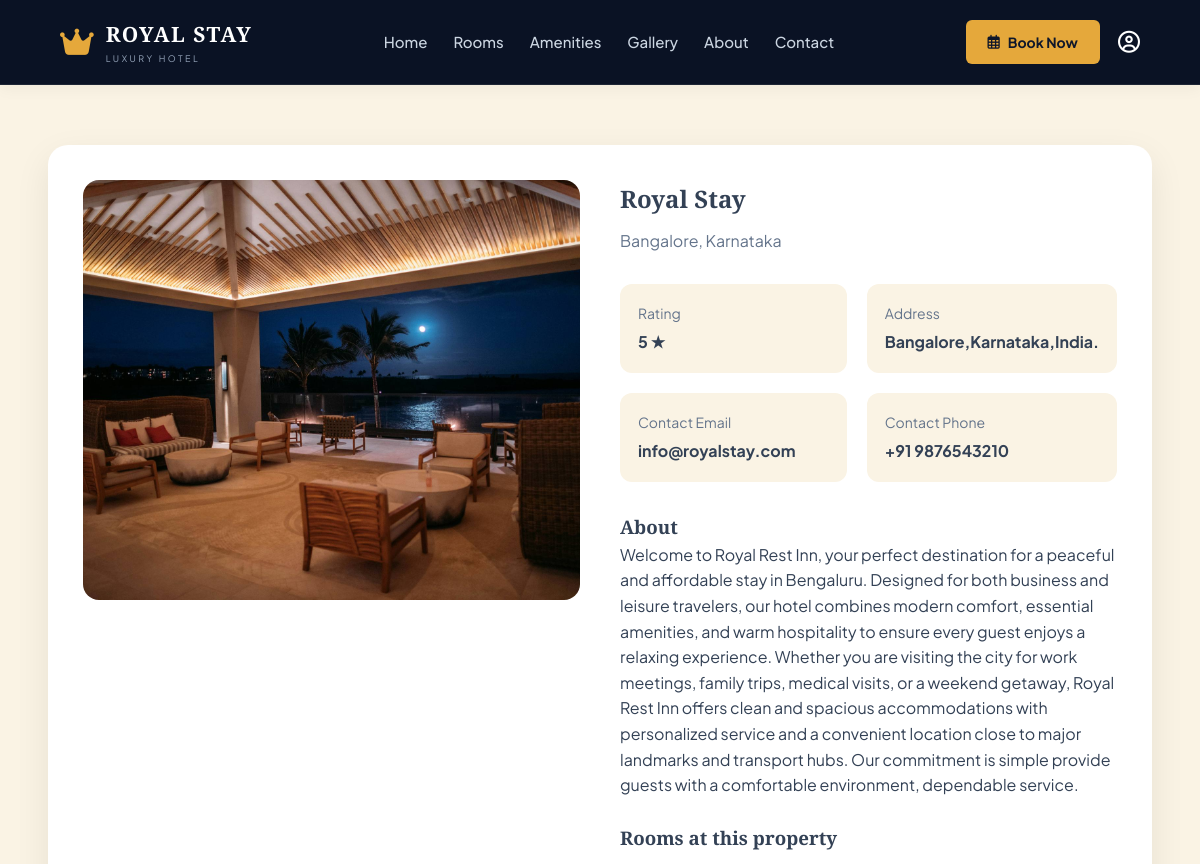
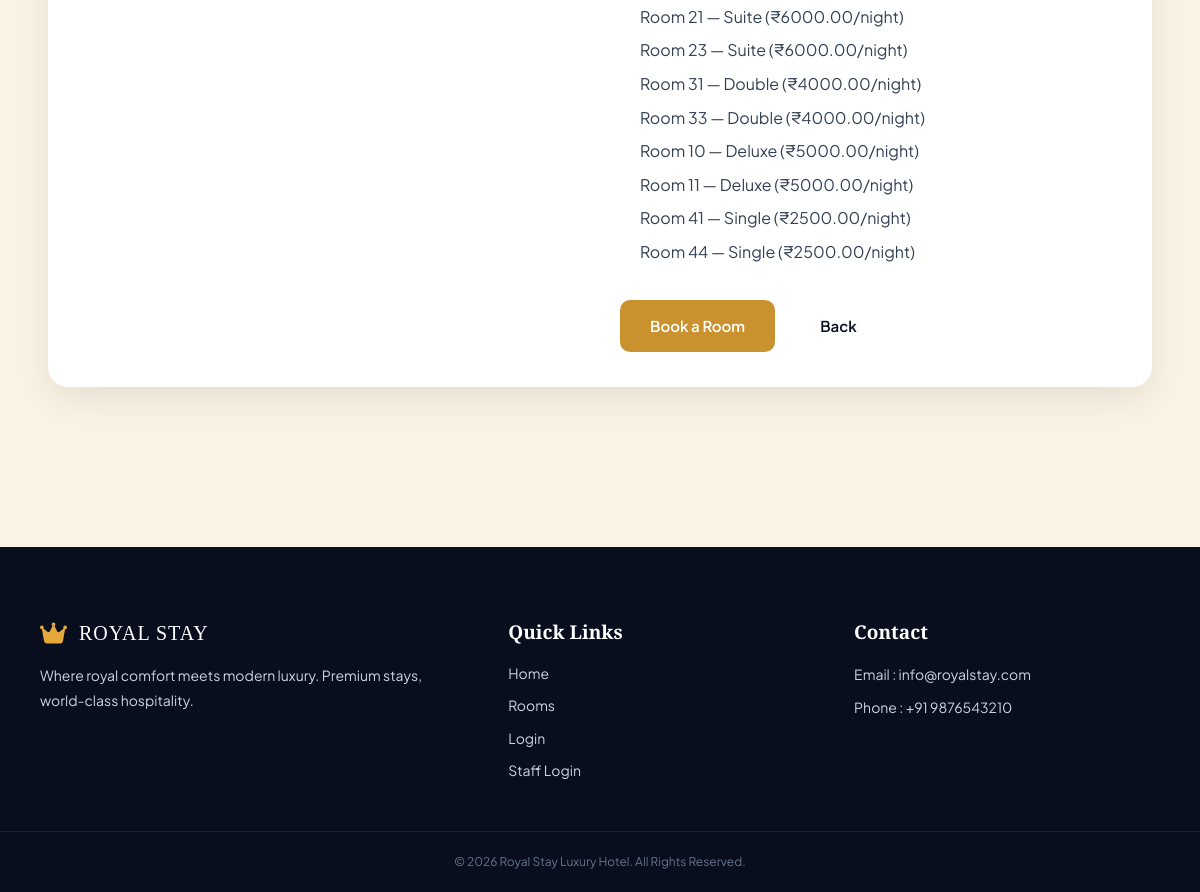
Screenshot of /hotels/1/ with the database file from the repository (2 pictures, top to bottom).
### hotels/models.py (models this page shows, shortened)
class Hotel(models.Model):
    name = models.CharField(max_length=200)
    address = models.CharField(max_length=255)
    city = models.CharField(max_length=100)
    state = models.CharField(max_length=100)
    country = models.CharField(max_length=100, default='India')
    star_rating = models.PositiveSmallIntegerField(default=3)
    description = models.TextField(blank=True)
    amenities = models.JSONField(default=list, blank=True)
    contact_email = models.EmailField()
    contact_phone = models.CharField(max_length=20)
    created_at = models.DateTimeField(auto_now_add=True)
    class Meta:
        ordering = ['name']

### rooms/models.py (models this page shows, shortened)
class Room(models.Model):
    STATUS_CHOICES = [
        ('available', 'Available'),
        ('occupied', 'Occupied'),
        ('maintenance', 'Maintenance'),
        ('cleaning', 'Cleaning'),
    ]
    hotel = models.ForeignKey(Hotel, related_name='rooms', on_delete=models.CASCADE)
    room_type = models.ForeignKey(RoomType, related_name='rooms', on_delete=models.PROTECT)
    room_number = models.CharField(max_length=10)
    floor = models.PositiveSmallIntegerField(default=1)
    status = models.CharField(max_length=20, choices=STATUS_CHOICES, default='available')
    price_override = models.DecimalField(max_digits=10, decimal_places=2, null=True, blank=True)
    class Meta:
        unique_together = ('hotel', 'room_number')
        ordering = ['hotel', 'floor', 'room_number']
    @property
    def price(self):
        return self.price_override or self.room_type.base_price

class RoomType(models.Model):
    name = models.CharField(max_length=100)  # Single, Double, Suite, Deluxe
    base_price = models.DecimalField(max_digits=10, decimal_places=2)
    capacity = models.PositiveSmallIntegerField(default=2)
    amenities = models.JSONField(default=list, blank=True)

### hotels/views.py (the view)
# urls.py: path("hotels/<int:pk>/", views.hotel_detail, name="hotel_detail"),
def hotel_detail(request, pk):
    hotel = get_object_or_404(Hotel, pk=pk)
    return render(
        request,
        "user/hotel_detail.html",
        {
            "hotel": hotel
        }
    )

### templates/user/hotel_detail.html (shortened to what this page needs)
{% extends 'base.html' %}
{% load static %}
{% block extra_css %}
<link rel="stylesheet" href="{% static 'css/detail.css' %}">
{% endblock %}
{% block content %}
<section class="detail-section">
    <div class="container">
        <div class="detail-card">
            <div class="detail-image">
<img src="{% static 'images/hotels/hotel1.jpg' %}" alt="{{ hotel.name }}">
            </div>
            <div class="detail-content">
                <h1>{{ hotel.name }}</h1>
                <p class="room-number">{{ hotel.city }}{% if hotel.state %}, {{ hotel.state }}{% endif %}</p>
                <div class="detail-grid">
                    <div class="detail-item">
                        <span>Rating</span>
                        <strong>{{ hotel.star_rating }} ★</strong>
                    </div>
                    <div class="detail-item">
                        <span>Address</span>
                        <strong>{{ hotel.address }}</strong>
                    </div>
                    <div class="detail-item">
                        <span>Contact Email</span>
                        <strong>{{ hotel.contact_email|default:"—" }}</strong>
                    </div>
                    <div class="detail-item">
                        <span>Contact Phone</span>
                        <strong>{{ hotel.contact_phone|default:"—" }}</strong>
                    </div>
                </div>
                {% if hotel.description %}
                    <h3>About</h3>
                    <p>{{ hotel.description }}</p>
                {% endif %}
                {% if hotel.rooms.all %}
                <h3 style="margin-top:25px;">Rooms at this property</h3>
                <ul class="amenities">
                    {% for room in hotel.rooms.all %}
                    <li>
                        <a href="{% url 'room_detail' room.id %}">
                            Room {{ room.room_number }} — {{ room.room_type.name }} (₹{{ room.price }}/night)
                        </a>
                    </li>
                    {% endfor %}
                </ul>
                {% endif %}
                <div class="detail-buttons">
                    <a href="{% url 'search_rooms' %}?city={{ hotel.city }}" class="btn-primary">Book a Room</a>
                    <a href="{% url 'home' %}" class="btn-secondary">Back</a>
                </div>
            </div>
        </div>
    </div>
</section>
{% endblock %}

### static/css/base.css (style rules this page uses)
:root { --primary:#2563eb; --primary-dark:#1e40af; --secondary:#f59e0b; --dark:#0f172a; --light:#f8fafc; --white:#ffffff; --text:#334155; --muted:#64748b; --border:#e2e8f0; --success:#10b981; --danger:#ef4444; --shadow:0 10px 30px rgba(0,0,0,.08); --shadow-hover:0 20px 45px rgba(0,0,0,.15); --radius:18px; --transition:.35s ease; }
* { margin:0; padding:0; box-sizing:border-box; }
html { scroll-behavior:smooth; }
body { font-family:'Poppins',sans-serif; background:#FAF3E4; color:var(--text); line-height:1.6; }
img { width:100%; display:block; }
a { text-decoration:none; color:inherit; }
ul { list-style:none; }
.container { width:92%; max-width:1400px; margin:auto; }
section { padding:80px 0; }

### static/css/theme.css (style rules this page uses)
:root { --primary:#C9922E; --primary-dark:#A6741F; --primary-light:#FBF1DF; --gold-main:#E5A83B; --gold-hover:#D4952B; --navy-dark:#080E1E; --navy-nav:#0A1224; --navy-card:#0F172A; --dark:#0A1224; }
body { font-family:'Plus Jakarta Sans', 'Poppins', sans-serif; }
h1, h2, h3 { font-family:'Playfair Display', serif; }

### static/css/detail.css (style rules this page uses)
.detail-section { padding:60px 0; }
.detail-card { display:grid; grid-template-columns:1fr 1fr; gap:40px; background:#fff; padding:35px; border-radius:20px; box-shadow:0 12px 35px rgba(0,0,0,.08); }
.detail-image img { width:100%; border-radius:16px; height:420px; object-fit:cover; }
.room-number { color:#64748b; margin:10px 0 30px; }
.detail-grid { display:grid; grid-template-columns:repeat(2,1fr); gap:20px; margin-bottom:30px; }
.detail-item { background:#FAF3E4; padding:18px; border-radius:12px; }
.detail-item span { display:block; color:#64748b; font-size:14px; margin-bottom:5px; }
.amenities { margin-top:15px; padding-left:20px; }
.amenities li { margin-bottom:8px; }
.detail-buttons { margin-top:35px; display:flex; gap:15px; }
.detail-buttons a { text-decoration:none; display:inline-flex; align-items:center; justify-content:center; }
.detail-buttons .btn-primary { background:var(--primary); color:#fff; border:none; padding:14px 30px; border-radius:10px; font-weight:600; font-size:15px; transition:.2s; }
.detail-buttons .btn-secondary { background:#fff; color:var(--navy-dark); border:1.5px solid var(--border-light); padding:14px 30px; border-radius:10px; font-weight:600; font-size:15px; transition:.2s; }

### rows the page displays
Hotel: name "Royal Stay", city "Bangalore", state "Karnataka", star_rating "5", address "Bangalore,Karnataka,India.", contact_email "info@royalstay.com", contact_phone "+91 9876543210", description "Welcome to Royal Rest Inn, your perfect destination for a peaceful and affordable stay in Bengaluru. Designed for both business and leisure travelers, our hotel combines modern comfort, essential amenities, and warm hospitality to ensure every guest enjoys a relaxing experience. Whether you are visiting the city for work meetings, family trips, medical visits, or a weekend getaway, Royal Rest Inn offers clean and spacious accommodations with personalized service and a convenient location close to major landmarks and transport hubs. Our commitment is simple provide guests with a comfortable environment, dependable service."
Room: room_number "21", room_type.name "Suite", price "6000.00"
Room: room_number "23", room_type.name "Suite", price "6000.00"
Room: room_number "31", room_type.name "Double", price "4000.00"
Room: room_number "33", room_type.name "Double", price "4000.00"
Room: room_number "10", room_type.name "Deluxe", price "5000.00"
Room: room_number "11", room_type.name "Deluxe", price "5000.00"
Room: room_number "41", room_type.name "Single", price "2500.00"
Room: room_number "44", room_type.name "Single", price "2500.00"
